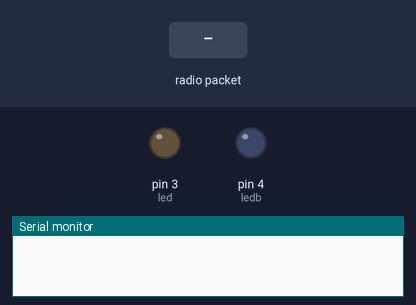
A sketch run on a simulated Arduino Uno, built with avr-gcc and run on an emulated ATmega328P. Parts: output pins drawn as LEDs (lit = HIGH), the last lines printed to the serial monitor. The inputs (shaded band) are chosen by the test bench. No radio packets arrive unless stated.

Above: at 1.2 s.
1.3 s: radio packet "a" arrives
At 2.5 s:
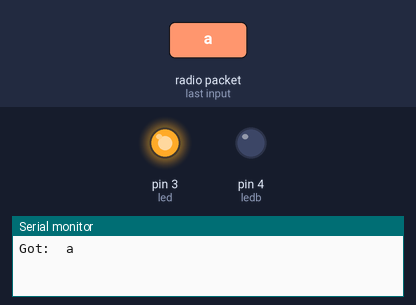
2.8 s: radio packet "c" arrives
At 3.9 s:
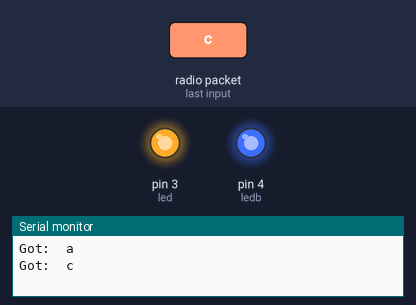
4.3 s: radio packet "b" arrives
At 5.0 s:
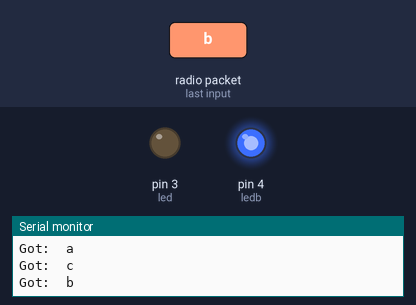
Timing chart, 0 to 7.3 s (numbered marks = the images above; inputs shaded):
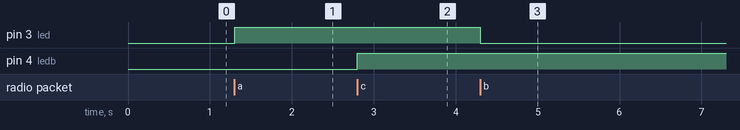

The sketch:

JoyStick_Recieve.ino
```cpp
#include <SPI.h>
#include <RH_ASK.h>

int led = 3;
int ledb = 4;

const int rx_pin = 2; //used
const int tx_pin = 2; //not used

RH_ASK driver(2000, rx_pin, tx_pin, 0);

void setup() {
  // put your setup code here, to run once:
  Serial.begin(9600);
  pinMode(led, OUTPUT);
  pinMode(ledb, OUTPUT);

  if(!driver.init())
    Serial.println("init failed");
}

void loop() {
  // put your main code here, to run repeatedly:
  uint8_t buf[RH_ASK_MAX_MESSAGE_LEN];
  uint8_t buflen = sizeof(buf);
  if(driver.recv(buf, &buflen))
  {
    Serial.print("Got:  ");
    for(int i = 0; i < buflen; i++)
    {
      Serial.println(char(buf[i]));
  if (buf[i] == 'a')
      digitalWrite(led, HIGH);

  if (buf[i] == 'b')
      digitalWrite(led, LOW);

  if (buf[i] == 'c')
      digitalWrite(ledb, HIGH);

  if (buf[i] == 'd')
      digitalWrite(ledb, LOW);
 }
}
}
```

Measured:
- after the input at 1.3 s, pin 3 (led): LOW → HIGH at once
- after the input at 2.8 s, pin 4 (ledb): LOW → HIGH at once
- after the input at 4.3 s, pin 3 (led): HIGH → LOW at once
